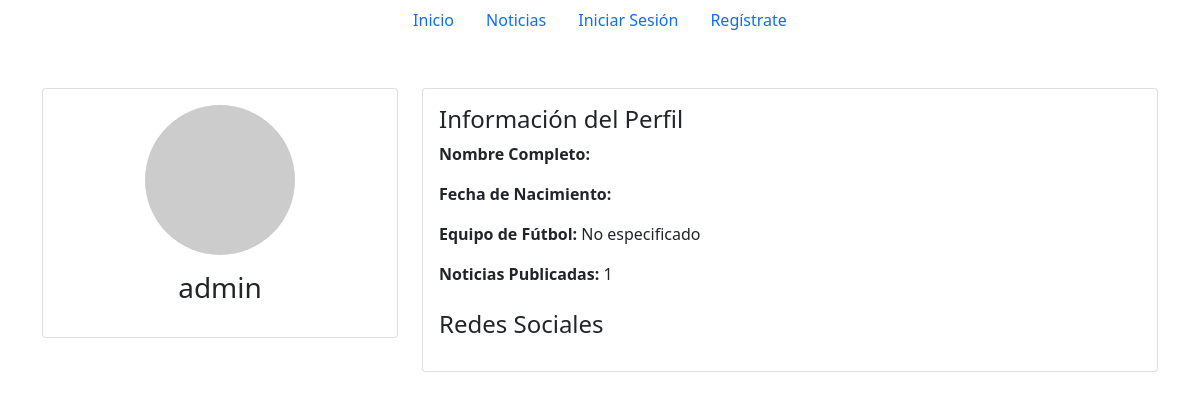
The page /usuario/4/ on the database as committed earlier.
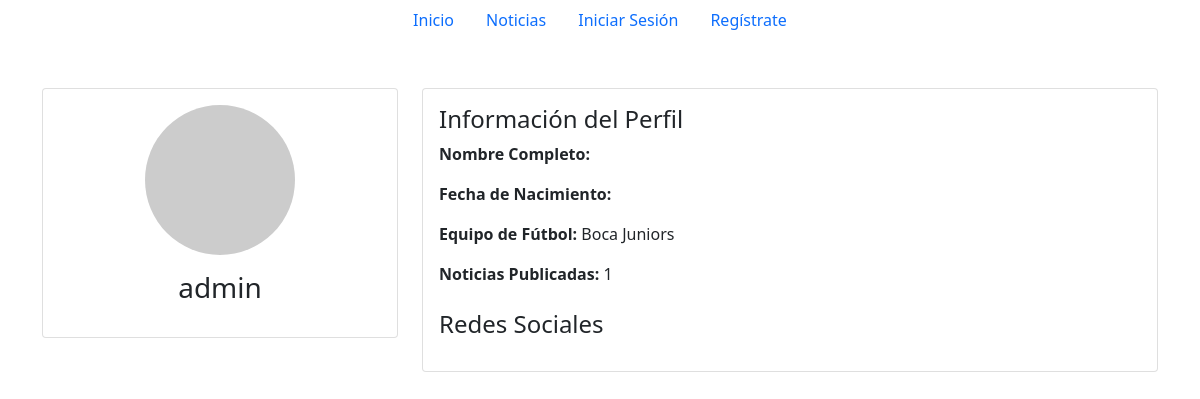
The same page on the database as committed later.
### usuarios/models.py (models this page shows, shortened)
class CustomUser(AbstractUser):
    profile_image = models.ImageField(upload_to='profile_images/', null=True, blank=True)
    fecha_nacimiento = models.DateField(null=True, blank=True)
    equipo = models.ForeignKey(EquipoFutbol, on_delete=models.CASCADE, null=True, blank=True)
    twitter = models.CharField(max_length=35, null=True, blank=True)
    celular = models.CharField(max_length=15, null=True, blank=True)
    facebook = models.CharField(max_length=55, null=True, blank=True)
    instagram = models.CharField(max_length=35, null=True, blank=True)
    noticias_publicadas = models.IntegerField(default=0)
    class Meta:
        verbose_name = 'Usuario'
        verbose_name_plural = 'Usuarios'

### equipos/models.py (models this page shows, shortened)
class EquipoFutbol(models.Model):
    nombre = models.CharField(max_length=150)
    url = models.CharField(max_length=150, blank=True, null=True)
    class Meta:
        verbose_name = 'Equipo Futbol'
        verbose_name_plural = 'Equipos de Futbol'

### usuarios/views.py (the view)
# urls.py: path('usuario/<int:usuario_id>/', views.usuario, name='usuario'),
def usuario(request, usuario_id): # Ver Usuario
    usuario = get_object_or_404(User, pk=usuario_id)
    return render(request, 'user.html', {'usuario' : usuario})

### mundo_futbol/context_processors.py (called while the page is built)
def football_api_key(request):
    return {'FOOTBALL_API_KEY': settings.FOOTBALL_API_KEY}

def user_permissions(request):
    if request.user.is_authenticated:
        return {
            'user_can_create_news': request.user.has_perm('noticias.add_noticia') or request.user.is_staff,
        }
    return {}

### templates/user.html (shortened to what this page needs)
{% extends 'base.html' %}
{% block content %}
<div class="container mt-5">
    <div class="row">
        <div class="col-md-4">
            <div class="card">
                <div class="card-body text-center">
                    {% if usuario.profile_image %}
                        <img src="{{ usuario.profile_image.url }}" class="rounded-circle mb-3" width="150" height="150" alt="{{ usuario }}">
                    {% else %}
                        <img src="https://via.placeholder.com/150" class="rounded-circle mb-3" alt="Default Profile Picture">
                    {% endif %}
                    <h3>{{ usuario.username }}</h3>
                </div>
            </div>
        </div>
        <div class="col-md-8">
            <div class="card">
                <div class="card-body">
                    <h4 class="card-title">Información del Perfil</h4>
                    <p><strong>Nombre Completo:</strong> {{ usuario.first_name }} {{ usuario.last_name }}</p>
                    <p><strong>Fecha de Nacimiento:</strong> {{ usuario.fecha_nacimiento|date:"d M Y" }}</p>
                    <p><strong>Equipo de Fútbol:</strong>
                        {% if usuario.equipo %}
                            {{ usuario.equipo.nombre }}
                        {% else %}
                            No especificado
                        {% endif %}
                    </p>
                    <p><strong>Noticias Publicadas:</strong> {{ usuario.noticias_publicadas }}</p>
                    <h4 class="card-title mt-4">Redes Sociales</h4>
                </div>
            </div>
        </div>
    </div>
</div>
{% endblock %}

Rows that differ between the two databases and show on the page:
changed CustomUser "admin": equipo.nombre (not shown) → "Boca Juniors"
Other text that changed with them:
text no longer shown: "No especificado"
